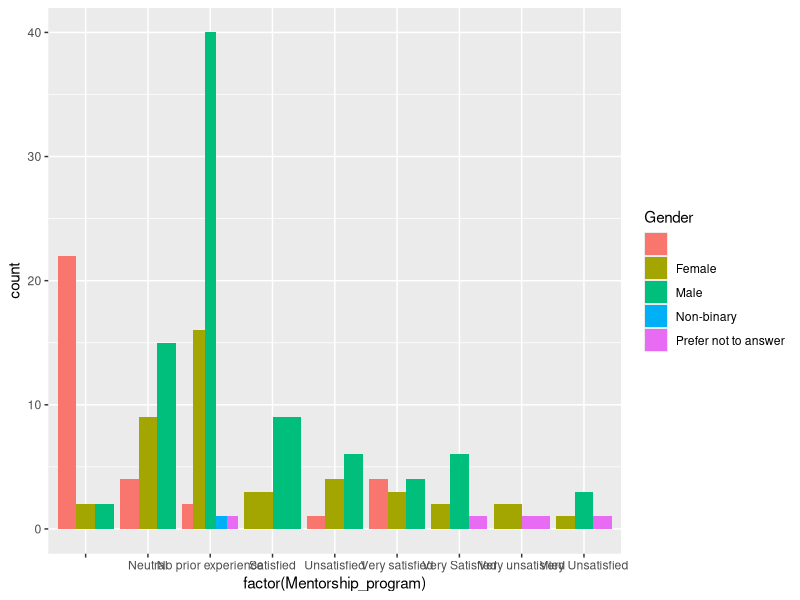

Here is the R script that generated this plot:
## ---- chunk 1
ds <- read.csv("Annual Survey Results - Final.csv")

head(ds)


## ---- chunk 2

library(ggplot2)


ggplot(data = ds, aes(x = factor(Mentorship_program), fill = Gender)) +
  geom_bar(position = "dodge")



## ---- chunk 3

# Create a new column that indicates whether a person is unsatisfied or not
ds$Mentorship_programClean <- ifelse(ds$Mentorship_program %in% c("Unsatisfied", "Very Unsatisfied", "Neutral"),  "Unsatisfied", "Satisfied")

# Create a contingency table for gender vs unsatisfaction status
contingency_table <- table(ds$Gender, ds$Mentorship_programClean)

# Perform the Chi-squared test
chi_squared_test <- chisq.test(contingency_table)

# Print the results of the test
print(chi_squared_test)

# Get the standardized residuals
standardized_residuals <- chi_squared_test$stdres

#Priint residuals
print(standardized_residuals)


print(contingency_table)

## ---- chunk 4

# Create a new column that indicates whether a person is unsatisfied or not
ds$Networking_opportunitiesClean <- ifelse(ds$Networking_opportunities %in% c("Unsatisfied", "Very Unsatisfied", "Neutral"),  "Unsatisfied", "Satisfied")

# Create a contingency table for gender vs unsatisfaction status
contingency_table2 <- table(ds$Beekeeping_experience, ds$Networking_opportunitiesClean)

print(contingency_table2)

# Perform the Chi-squared test
chi_squared_test2 <- chisq.test(contingency_table2)


# Print the results of the test
print(chi_squared_test2)

# Get the standardized residuals
standardized_residuals2 <- chi_squared_test2$stdres

#Priint residuals
print(standardized_residuals2)



## ---- chunk 5
library(dplyr)

# list to store results
proportion_results <- list()

# Loop through each gender
for (gender in c("Male", "Female")) {
  # Subset the data for this gender group
  gender_data <- ds[ds$Gender == gender, ]
  
  # list to store proportions for this gender
  gender_proportions <- list()
  
  # Loop through each column
  for (column in c("Annual_meetings", "Mentorship_program", "Access_resources", "Educational_workshops", "Industry_policy_insights", "Networking_opportunities", "News_updates", "Marketing_social")) {
    # Calculate the proportion of each category for this column
    prop_very_satisfied <- mean(gender_data[[column]] == "Very satisfied") * 100
    prop_satisfied <- mean(gender_data[[column]] == "Satisfied") * 100
    prop_unsatisfied <- mean(gender_data[[column]] == "Unsatisfied") * 100
    prop_very_unsatisfied <- mean(gender_data[[column]] == "Very unsatisfied") * 100
    prop_neutral <- mean(gender_data[[column]] == "Neutral") * 100
    prop_noexperience <- mean(gender_data[[column]] == "No prior experience") * 100
    
    # Store the results in the list
    gender_proportions[[column]] <- c("Very satisfied" = prop_very_satisfied,
                                      "Satisfied" = prop_satisfied,
                                      "Unsatisfied" = prop_unsatisfied,
                                      "Very unsatisfied" = prop_very_unsatisfied,
                                      "Neutral" = prop_neutral,
                                      "No prior expreience" = prop_noexperience)
  }
  
  # Store the results for this gender
  proportion_results[[gender]] <- gender_proportions
}

# Print the results
print(proportion_results)

  
